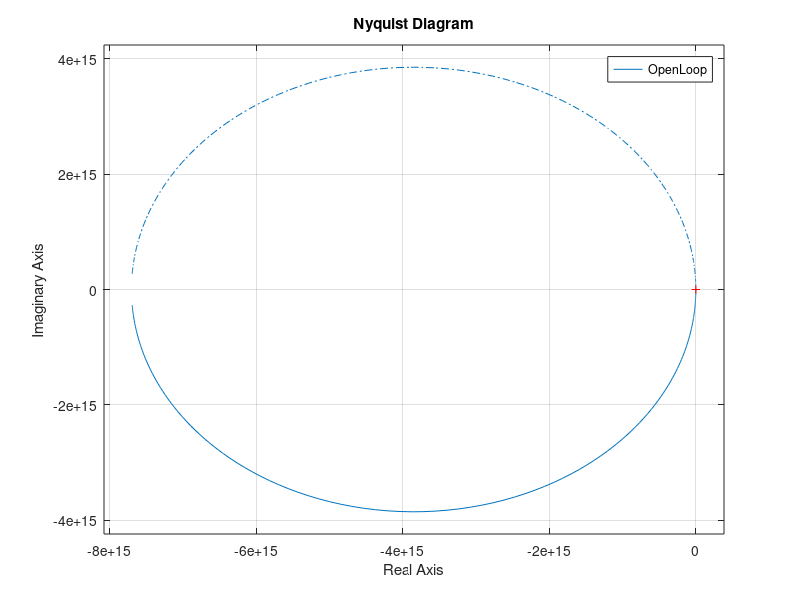

This figure's MATLAB source:
%% Basic stabilization research

clear;
clc;

% Jy'' - mghy = bu

J = 100;
m = 80;
g = 9.8;
h = 1;

a0 = m*g*h
a2 = J

b = 1

% x1 = y
% x2 = y'
%
% x1' = x2
% x2' = (mgh/J)x1 + bu

% State-space matrices
A = [0 1; (m*g*h/J) 0];
B = [0; b];
C = [1 0];
D = 0;

Object = ss(A, B, C, D);

H = tf(Object)

PO = 20;
Ts = 0.5;

tmp = log(PO/100);

ksi = sqrt(tmp^2 / (pi^2 + tmp^2));
Wn = 8 / ksi;

l1 = 3.1627;%- ksi*Wn + Wn*sqrt(ksi^2 - 1);
l2 = -2.1627;%- ksi*Wn - Wn*sqrt(ksi^2 - 1);

K = place(A, B, [l1, l2])

k1 = (-l1-l2)/b
k2 = (1/b)*((a0/a2) + l2*l1)

Acl = A - B*K;
G = -inv(C*inv(Acl)*B)
Bcl = B * G;
Ccl = C;
Dcl = D;

ClosedLoop = ss(Acl, Bcl, Ccl, Dcl);

t = 0:0.001:1;
r = zeros(1, length(t));

[y, t, x] = lsim(ClosedLoop, r, t, [pi/9, pi/9]);

s = 0.01;
Xorig = -1:s:1;
Yorig = zeros(1, 2 / s + 1);

% for i = 1:1:length(t)
%     a = y(i);
%     M = [cos(a) -sin(a);
%         sin(a) cos(a)];
% 
%     rotated = M * [Xorig; Yorig];
%     Xrot = rotated(1, ':');
%     Yrot = rotated(2, ':');
% 
%     plot(Xrot, Yrot);
%     axis([-1.5 1.5 -1.5 1.5])
%     pause(0.001);
% end

%plot(t, y);
% 
%step(ClosedLoop);
Hcl = tf(ClosedLoop);
% 
X = minreal(Hcl / (H*(1 - Hcl)));
OpenLoop = minreal(H*X)
nyquist(OpenLoop)
%step(OpenLoop)

% 
% % step(OpenLoop)
% Delay = tf(1,1,'InputDelay',0.1);
% 
% WithDelay = ss(tf(X*Delay*H));
% %[Ade, Bde, Cde, Dde] = ssdata(WithDelay)
% 
% % step(ClosedLoop)


